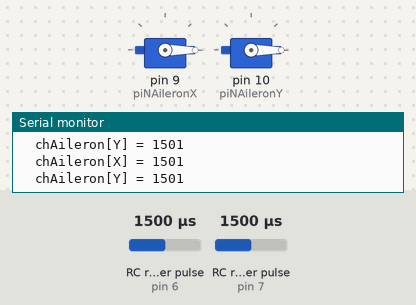
Bench run of a sketch on a simulated Arduino Uno, built with avr-gcc and run on an emulated ATmega328P. On the bench: 2 × servo, the last lines printed to the serial monitor. Wiring (inferred from the names in the program): 2 × RC receiver channel: data pin 6 / data pin 7. The test bench sets the inputs (shaded band); at power-on: RC receiver pulse (sensors on pin 6, pin 7) 1500 µs.

Above: at 1.04 s.
1.3 s: RC receiver pulse (sensor on pin 6) set to 1020 µs
4.3 s: RC receiver pulse (sensor on pin 6) set to 1500 µs
7.3 s: RC receiver pulse (sensor on pin 6) set to 1750 µs
10.3 s: RC receiver pulse (sensor on pin 7) set to 1480 µs
At 10.9 s:
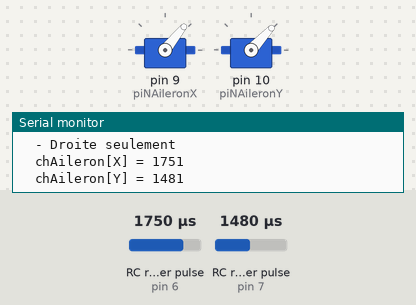
11.8 s: RC receiver pulse (sensor on pin 6) set to 1250 µs
At 12.9 s:
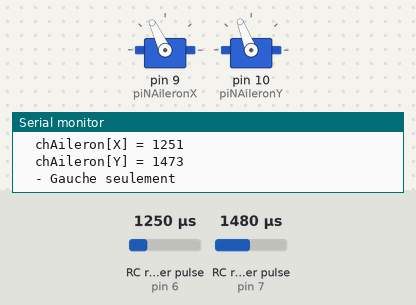
13.4 s: RC receiver pulse (sensor on pin 6) set to 1980 µs
At 14.9 s:
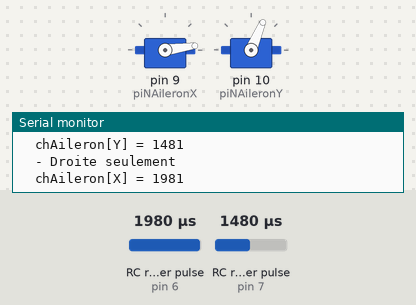
Timing chart, 0 to 15.9 s (numbered marks = the images above; inputs shaded):
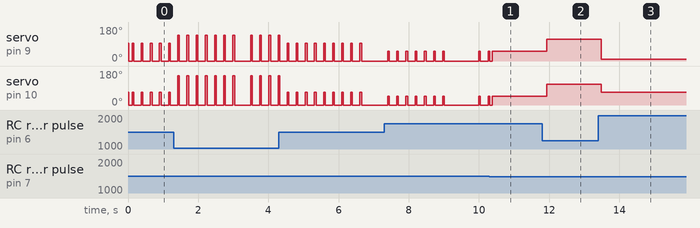

The sketch:

RC_Ailerons.ino
```cpp
#include <Servo.h> //Bibliotheque de classe destinée aux Servomoteurs

/* Preprocesseur */
#define pinCanalAileronX   6
#define pinCanalAileronY   7

#define piNAileronX   9
#define piNAileronY   10

#define X   0
#define Y   1

/* Voici les tendances de joystick */
#define NA       0
#define MILIEU_X 1
#define MILIEU_Y 2
#define HAUT     3
#define BAS      4
#define GAUCHE   5
#define DROITE   6

/* Note: Il faut trouver un juste MILIEUx pour les battement exploiter */
#define D   0 // Battement max: 133 |
#define G   1 // Battement max: 137 | mais 133 max

#define MIN   0
#define MAX   1
const int milieuX[] = { 1472, 1520 };
const int droiteX[] = { 1520, 1990 };
const int gaucheX[] = { 992, 1483 };
const int milieuY[] = { 1441, 1499 };
const int hautY[]   = { 1500, 1985 };
const int basY[]    = { 980, 1441 };

/* Déclaration des objets pour la manipulation des servomoteurs */
Servo srvAileron[2];

const int initPos[2] = { 94, 68 };
int lastPosition[2];

bool tendance[8]; //Pour allouer la tendence relative des joystick

void ordonnerTableau(int tableau[], int tailleTableau);

void setup() {
  Serial.begin(9600);
  pinMode(piNAileronX, INPUT);
  pinMode(piNAileronY, INPUT);

  //Attachement des objets Servo au broche 9 Droite et 10 Gauche
  srvAileron[D].attach(9);
  srvAileron[G].attach(10);

  //Initialise la position des servomoteur
  srvAileron[D].write(initPos[D]);
  srvAileron[G].write(initPos[G]);

  //Inislisaton des tendances du joysick
  for(int i = 0; i < 8; i++) {
    tendance[i] = false;
  }

  //delay(3000);
}

void loop() {

  int chAileron[2] = { 0, 0};
  chAileron[X] = pulseIn(pinCanalAileronX, HIGH);
  chAileron[Y] = pulseIn(pinCanalAileronY, HIGH);

  if(chAileron[X] != 0 || chAileron[Y] != 0) {
    Serial.print("  chAileron[X] = ");
    Serial.println(chAileron[X]);
    Serial.print("  chAileron[Y] = ");
    Serial.println(chAileron[Y]);

    setJoystickTendance(chAileron[X], chAileron[Y]); //Met a jours le tableau "tendance"

    int psD = 0, psG = 0;
    /* Les combinaisons possible le joystick */
    /*

        HAUT MILEU = G HAUT, D HAUT
        HAUT DROITE = G HAUT, D BAS
        HAUT GAUCHE = G HAUT, D BAS

        BAS MILEU = G BAS, D BAS
        BAS DROITE = G HAUT, D BAS
        BAS GAUCHE = G BAS, D HAUT
     */

    //Serial.println("Actionement");
    if(tendance[MILIEU_Y] && tendance[MILIEU_X]) {
      //Milieu
      psD = initPos[D];
      psG = initPos[G];
      Serial.println("  - MILIEU X et Y");

    }

    else if(tendance[MILIEU_Y] && tendance[DROITE]) {
      //Droite seulement
      psD = map(chAileron[X], droiteX[MIN],  droiteX[MAX], initPos[D], 6);
      //BETA INVERSION
      psG = map(chAileron[X], droiteX[MIN],  droiteX[MAX], 27, initPos[G]);
      Serial.println("  - Droite seulement");

    }
    else if(tendance[MILIEU_Y] && tendance[GAUCHE]) {
      //Gauche seulement
      psG = map(chAileron[X], gaucheX[MIN],  gaucheX[MAX], 159, initPos[G]);
      //BETA INVERSION
      psD = map(chAileron[X], gaucheX[MIN],  gaucheX[MAX], 138, initPos[D]);
      Serial.println("  - Gauche seulement");

    }

    /*
    else if(tendance[MILIEU_X] && tendance[HAUT]) {
      //Haut seulement
      psD = map(chAileron[Y],  1425,  1920, initPos[G], 159);
      psG = map(chAileron[Y],  1425,  1920, initPos[D], 6);
      Serial.println("  - Haut seulement");

    }


    else if(tendance[MILIEU_X] && tendance[BAS]) {
      //Bas seulement
      psD = map(chAileron[Y],  993,  1375, initPos[G], 138);
      psG = map(chAileron[Y],  993,  1375, initPos[D], 27);
      Serial.println("  - Bas seulement");

    }

    else if(tendance[HAUT] && tendance[DROITE]) {
      //Haut droite
      psD = map(chAileron[X],  1523,  1980, initPos[D], 27);
      psG = map(chAileron[Y],  1425,  1920, initPos[D], 27);
      Serial.println("  - Haut droite");

    } else if (tendance[HAUT] && tendance[GAUCHE]) {
      //Haut gauche
      psD = map(chAileron[Y],  1425,  1920, 162, initPos[G]);
      psG = map(chAileron[X],  992,  1439, 162, initPos[G] );
      Serial.println("  - Haut gauche");

    } else if (tendance[BAS] && tendance[DROITE]) {
      //Bas droite
      psD = map(chAileron[X],  1523,  1980, initPos[D], 27);
      psG = map(chAileron[Y],  993,  1375, initPos[D], 27);
      Serial.println("  - Bas droite");

    } else if (tendance[BAS] && tendance[GAUCHE]) {
      //Bas gauche
      psD = map(chAileron[Y],  993,  1375, 162, initPos[G]);
      psG = map(chAileron[X],  992,  1439, 162, initPos[G] );
      Serial.println("  - Bas gauche");

    }
    else {
      Serial.println("-  Erreur");
      psD = initPos[D];
      psG = initPos[G];
    }*/

    srvAileron[D].write(psD);
    srvAileron[G].write(psG);

  }
  //delay(1000);
}


void setJoystickTendance(int x, int y) {

  //Serial.println("Mise a jours des tendances");

  for(int i = 0; i < 7; i++) {
	  tendance[i] = false;
  }

  /* GAUCHE/DROITE */
  if(x > milieuX[MIN] && x <= milieuX[MAX]) {
    tendance[MILIEU_X] = true;
  } else if(x >= droiteX[MIN] && x <= droiteX[MAX]) {
    tendance[DROITE] = true;
  } else if(x >= gaucheX[MIN] && x < gaucheX[MAX]) {
    tendance[GAUCHE] = true;
  }

  /* HAUT/BAS */
  if(y > milieuY[MIN] && y <= milieuY[MAX]){
    tendance[MILIEU_Y] = true;
  } else if(y >= hautY[MIN] && y <= hautY[MAX]) {
    tendance[HAUT] = true;
  } else if(y >= basY[MIN] && y <= basY[MAX]) {
    tendance[BAS] = true;
  }

  /*if(x > 1472 && x <= 1520) {
    tendance[MILIEU_X] = true;
  } else if(x >= 1520 && x <= 1990) {
    tendance[DROITE] = true;
  } else if(x >= 992 && x < 1483) {
    tendance[GAUCHE] = true;
  }

  if(y > 1441 && y <= 1499){
    tendance[MILIEU_Y] = true;
  } else if(y >= 1500 && y <= 1985) {
    tendance[HAUT] = true;
  } else if(y >= 980 && y <= 1441) {
    tendance[BAS] = true;
  }*/

  /*for(int i = 0; i < 8; i++) {
    Serial.print("Statut tableau = ");
    Serial.print(i);
    Serial.print(" = ");
    Serial.println(tendance[i]);
  }*/
}

/*void autoJoystickCalibrage() {
  /*
  * Principe de fonctionement d'apres le milieu, le max et le min
  * On peut calibrer nos joystick: On connais: le min et le max
  * Methode: au demarage determine la valeur min et max du MILIEU et le tout et et jouer
  * REMARQUE: on ne doit pas toucher au joystick
  */

  /*int milieu_min, milieu_max = 0;
  int echantillonsX[100];
  int echantillonsY[100];

  for(int e = 0; e < 100; e++){
    echantillonsX[e] = pulseIn(pinCanalAileronX, HIGH);
    echantillonsY[e] = pulseIn(pinCanalAileronY, HIGH);
  }
  ordonnerTableau(echantillonsX, 100);
  ordonnerTableau(echantillonsY, 100);

  milieu_min = echantillonsX[0];
  milieu_max = echantillonsX[99];

  Serial.print("X MIN = ");
  Serial.println(milieu_min);

  Serial.print("X MIN = ");
  Serial.println(milieu_max);

  milieu_min = echantillonsY[0];
  milieu_max = echantillonsY[99];

  Serial.print("Y MIN = ");
  Serial.println(milieu_min);

  Serial.print("Y MIN = ");
  Serial.println(milieu_max);
}

void ordonnerTableau(int tableau[], int tailleTableau)
{
  int i,t,k = 0;

  for(t = 1; t < tailleTableau; t++)
  {
    for(i=0; i < tailleTableau - 1; i++)
    {
      if(tableau[i] > tableau[i+1])
      {
        k= tableau[i] - tableau[i+1];
        tableau[i] -= k;
        tableau[i+1] += k;
      }
    }
  }
}*/
```

Measured:
- the behaviour switches between 1499 and 1498 µs on RC receiver pulse (sensor on pin 7) (found by bisection; images 0 and 1)
- after the input at 11.8 s, servo on pin 9 (piNAileronX): 51° → 115° after 0.13 s; servo on pin 10 (piNAileronY): 47° → 111° after 0.13 s
- after the input at 13.4 s, servo on pin 9 (piNAileronX): 115° → 8° after 0.09 s; servo on pin 10 (piNAileronY): 111° → 67° after 0.09 s
